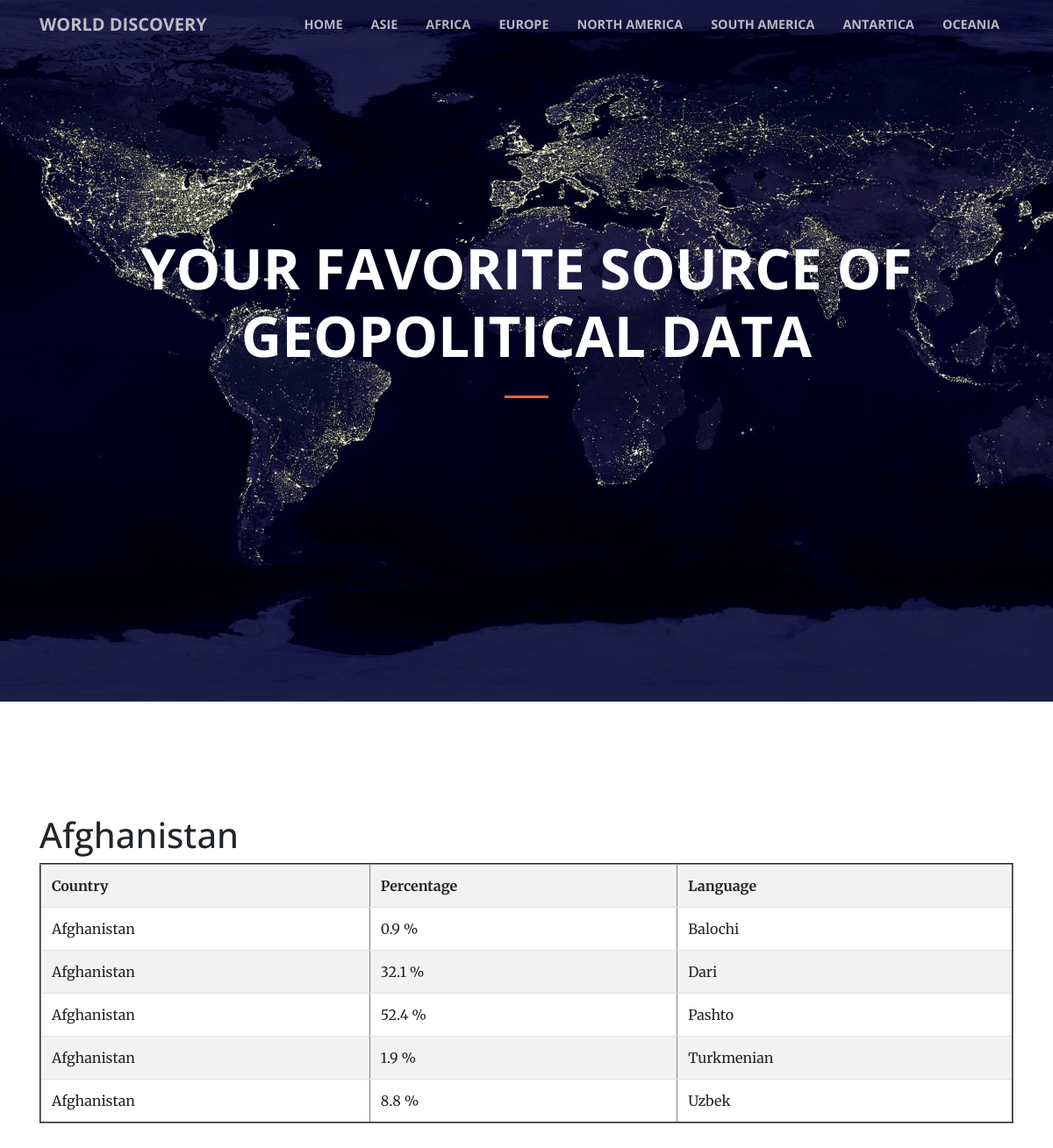
/languageByCountry.php?idCountry=2&nameCountry=Afghanistan, run on the app's committed database.
### tables this page shows
CREATE TABLE  `CountryLanguage` (
  `idCountry` int(11) NOT NULL DEFAULT '0',
  `idLanguage` int(11) NOT NULL DEFAULT '0',
  `IsOfficial` enum('T','F') NOT NULL DEFAULT 'F',
  `Percentage` float(4,1) NOT NULL DEFAULT '0.0',
  PRIMARY KEY (`idCountry`,`idLanguage`) USING BTREE,
  KEY `fk_constraint_Language` (`idLanguage`),
  CONSTRAINT `fk_constraint_Country` FOREIGN KEY (`idCountry`) REFERENCES `Country` (`id`),
  CONSTRAINT `fk_constraint_Language` FOREIGN KEY (`idLanguage`) REFERENCES `Language` (`id`)
);

CREATE TABLE  `Country` (
  `id` int(11) NOT NULL AUTO_INCREMENT,
  `Code` char(3) DEFAULT NULL,
  `Name` char(52) NOT NULL DEFAULT '',
  `Continent` enum('Asia','Europe','North America','Africa','Oceania','Antarctica','South America') NOT NULL DEFAULT 'Asia',
  `Region` char(26) NOT NULL DEFAULT '',
  `SurfaceArea` float(10,2) NOT NULL DEFAULT '0.00',
  `IndepYear` smallint(6) DEFAULT NULL,
  `Population` int(11) NOT NULL DEFAULT '0',
  `LifeExpectancy` float(3,1) DEFAULT NULL,
  `GNP` float(10,2) DEFAULT NULL,
  `GNPOld` float(10,2) DEFAULT NULL,
  `LocalName` char(45) NOT NULL DEFAULT '',
  `GovernmentForm` char(45) NOT NULL DEFAULT '',
  `HeadOfState` char(60) DEFAULT NULL,
  `Capital` int(11) DEFAULT NULL,
  `Code2` char(2) NOT NULL DEFAULT '',
  PRIMARY KEY (`id`) USING BTREE
);

CREATE TABLE  `Language` (
  `id` int(11) NOT NULL AUTO_INCREMENT,
  `Name` varchar(30) NOT NULL,
  PRIMARY KEY (`id`) USING BTREE
);

### inc/manager-db.php (called while the page is built, shortened)
<?php
require_once('connect-db.php');
function getAllLanguageByCountry($idCountry) {
    global $pdo;
    $query = "SELECT Country.Name,CountryLanguage.Percentage,Language.Name as NameLanguague FROM Language,CountryLanguage,Country WHERE idCountry=:idCountry AND idLanguage=Language.id AND Country.id = CountryLanguage.idCountry;";
    try {
        $prep = $pdo->prepare($query);
        $prep->bindValue(':idCountry', $idCountry);
        $prep->execute();
        $result = $prep->fetchall(PDO::FETCH_OBJ);
        return $result;
        }
    catch ( Exception $e ) {
        die ("Erreur dans la requete ".$e->getMessage());
    }
}
?>

### languageByCountry.php (the view, shortened to what this page needs)
<!DOCTYPE html>
<html lang="en">
  <head>
    <link href="vendor/bootstrap/css/bootstrap.min.css" rel="stylesheet">
    <link href="vendor/font-awesome/css/font-awesome.min.css" rel="stylesheet" type="text/css">
    <link href="vendor/magnific-popup/magnific-popup.css" rel="stylesheet">
    <link href="css/creative.css" rel="stylesheet">
</head>
<body id="page-top">
  <?php
    require_once('navbar.php');
      $AllLanguageByCountry=getAllLanguageByCountry($_GET['idCountry']);
  ?>
<div class="container">
    <section>
    <h1> <?php echo($_GET['nameCountry']); ?> </h1>
      <table class="table table-striped" border=2 >
        <tr>
          <th> Country</th>
          <th> Percentage         </th>
          <th> Language     </th>
        </tr>
        <?php
            foreach ($AllLanguageByCountry as $value):
        ?>
        <tr>
            <td><?php echo $value->Name; ?></td>
            <td><?php echo $value->Percentage; ?> %</td>
            <td><?php echo $value->NameLanguague; ?></td>
        </tr>
        <?php
        endforeach;
        ?>
    </section>
    </div>
  </body>
</html>

### css/creative.css (style rules this page uses)
body, html { width: 100%; height: 100%; }
body { font-family: 'Merriweather', 'Helvetica Neue', Arial, sans-serif; }
h1, h2, h3, h4, h5, h6 { font-family: 'Open Sans', 'Helvetica Neue', Arial, sans-serif; }
section { padding: 8rem 0; }

### data on the page
countrylanguage: idCountry.Name "Afghanistan", Percentage "0.9", idLanguage.Name "Balochi"
countrylanguage: idCountry.Name "Afghanistan", Percentage "32.1", idLanguage.Name "Dari"
countrylanguage: idCountry.Name "Afghanistan", Percentage "52.4", idLanguage.Name "Pashto"
countrylanguage: idCountry.Name "Afghanistan", Percentage "1.9", idLanguage.Name "Turkmenian"
countrylanguage: idCountry.Name "Afghanistan", Percentage "8.8", idLanguage.Name "Uzbek"

### other printed values
$_GET['nameCountry'] "Afghanistan"
